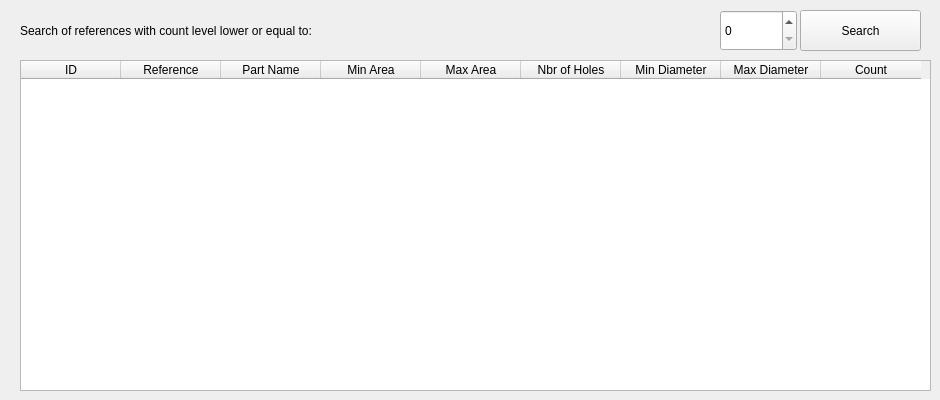
    <widget class="QWidget" name="tab_3">
     <attribute name="title">
      <string>Inventory Details</string>
     </attribute>
     <widget class="QTableWidget" name="table">
      <property name="geometry">
       <rect>
        <x>20</x>
        <y>60</y>
        <width>911</width>
        <height>331</height>
       </rect>
      </property>
      <property name="styleSheet">
       <string notr="true">font: 25 8pt &quot;Roboto&quot;;</string>
      </property>
      <column>
       <property name="text">
        <string>ID</string>
       </property>
      </column>
      <column>
       <property name="text">
        <string>Reference</string>
       </property>
      </column>
      <column>
       <property name="text">
        <string>Part Name</string>
       </property>
      </column>
      <column>
       <property name="text">
        <string>Min Area</string>
       </property>
      </column>
      <column>
       <property name="text">
        <string>Max Area</string>
       </property>
      </column>
      <column>
       <property name="text">
        <string>Nbr of Holes</string>
       </property>
      </column>
      <column>
       <property name="text">
        <string>Min Diameter</string>
       </property>
      </column>
      <column>
       <property name="text">
        <string>Max Diameter</string>
       </property>
      </column>
      <column>
       <property name="text">
        <string>Count</string>
       </property>
      </column>
     </widget>
     <widget class="QLabel" name="label_2">
      <property name="geometry">
       <rect>
        <x>20</x>
        <y>10</y>
        <width>521</width>
        <height>41</height>
       </rect>
      </property>
      <property name="text">
       <string>Search of references with count level lower or equal to:</string>
      </property>
     </widget>
     <widget class="QSpinBox" name="count_filter_txt">
      <property name="geometry">
       <rect>
        <x>720</x>
        <y>10</y>
        <width>77</width>
        <height>41</height>
       </rect>
      </property>
     </widget>
     <widget class="QPushButton" name="search_btn">
      <property name="geometry">
       <rect>
        <x>800</x>
        <y>10</y>
        <width>121</width>
        <height>41</height>
       </rect>
      </property>
      <property name="styleSheet">
       <string notr="true">font: 87 12pt &quot;Roboto&quot;;</string>
      </property>
      <property name="text">
       <string>Search</string>
      </property>
     </widget>
    </widget>
